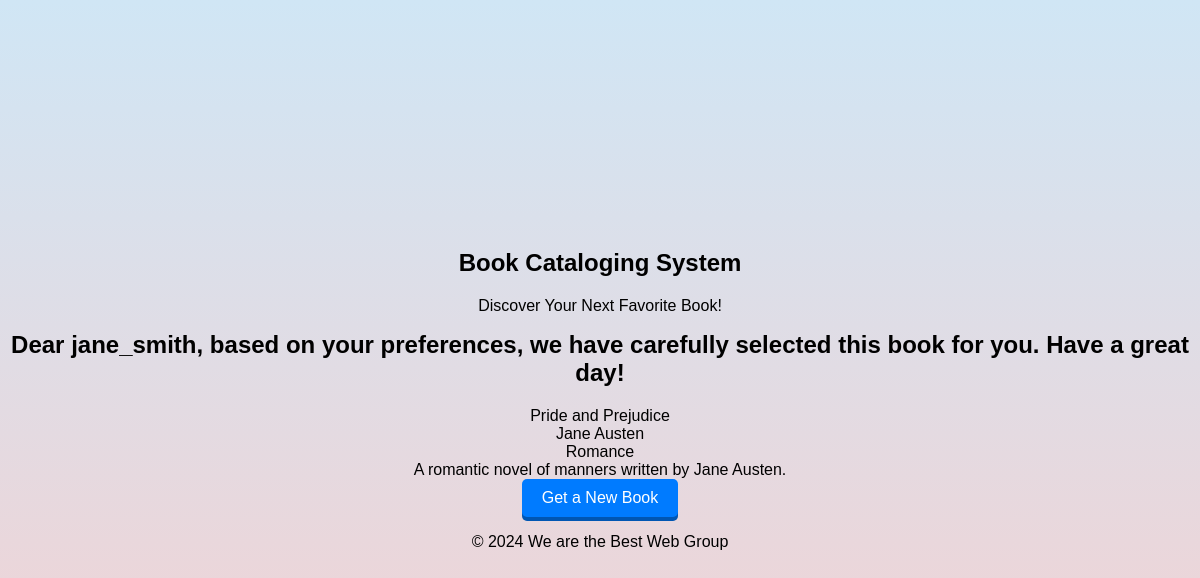
Page /server/recommendations.php (signed in) on the committed database.
### tables this page shows
CREATE TABLE users (
    id INT NOT NULL AUTO_INCREMENT,
    username VARCHAR(50) NOT NULL,
    email VARCHAR(100) NOT NULL,
    password VARCHAR(255) NOT NULL,
    PRIMARY KEY (id)
);

CREATE TABLE books (
    id INT NOT NULL AUTO_INCREMENT,
    title VARCHAR(100) NOT NULL,
    author VARCHAR(100) NOT NULL,
    genre VARCHAR(50),
    description TEXT,
    PRIMARY KEY (id)
);

### server/recommendations.php (the view, shortened to what this page needs)
<?php
$database = new Database();
$db = $database->getConnection();
function getRandomBook($db) {
    $query = "SELECT * FROM books ORDER BY RAND() LIMIT 1";
    $stmt = $db->prepare($query);
    $stmt->execute();
    if ($stmt->rowCount() > 0) {
        return $stmt->fetch(PDO::FETCH_ASSOC);
    }
    return null;
}
function getUsernameById($db, $user_id) {
    $query = "SELECT username FROM users WHERE id = ?";
    $stmt = $db->prepare($query);
    $stmt->bindParam(1, $user_id);
    $stmt->execute();
    if ($stmt->rowCount() > 0) {
        $row = $stmt->fetch(PDO::FETCH_ASSOC);
        return $row['username'];
    }
    return 'Guest';
}
$user_id = $_SESSION['user_id'];
$username = getUsernameById($db, $user_id);
$book = getRandomBook($db);
?>
<!DOCTYPE html>
<html lang="en">
<head>
    <link rel="stylesheet" href="../CSS/recommendations.css">
</head>
<body>
    <?php include('./header.php'); ?>
    <div class="recommendations-container">
        <h1>Dear <?php echo htmlspecialchars($username); ?>, based on your preferences, we have carefully selected this book for you. Have a great day!</h1>
        <div class="book-details">
            <div class="book-title"><?php echo htmlspecialchars($book['title']); ?></div>
            <div class="book-author"><?php echo htmlspecialchars($book['author']); ?></div>
            <div class="book-genre"><?php echo htmlspecialchars($book['genre']); ?></div>
            <div class="book-description"><?php echo htmlspecialchars($book['description']); ?></div>
        </div>
        <button id="get-book" onclick="fetchNewBook()">Get a New Book</button>
    </div>
    <?php include('./footer.php'); ?>
</body>
</html>

### CSS/recommendations.css (style rules this page uses)
body { font-family: Arial, sans-serif; text-align: center; background: linear-gradient(to bottom, #d0e6f5, #f5d0d0); height: 100vh; display: flex; flex-direction: column; justify-content: center; align-items: center; margin: 0; }
h1 { font-size: 1.5em; margin-bottom: 20px; }
button { background-color: #007bff; color: white; border: none; border-radius: 5px; padding: 10px 20px; font-size: 1em; cursor: pointer; box-shadow: 0 4px #0056b3; font-family: Arial, sans-serif; }

### rows in the picture
users: username "jane_smith"
books: title "Pride and Prejudice", author "Jane Austen", genre "Romance", description "A romantic novel of manners written by Jane Austen."
